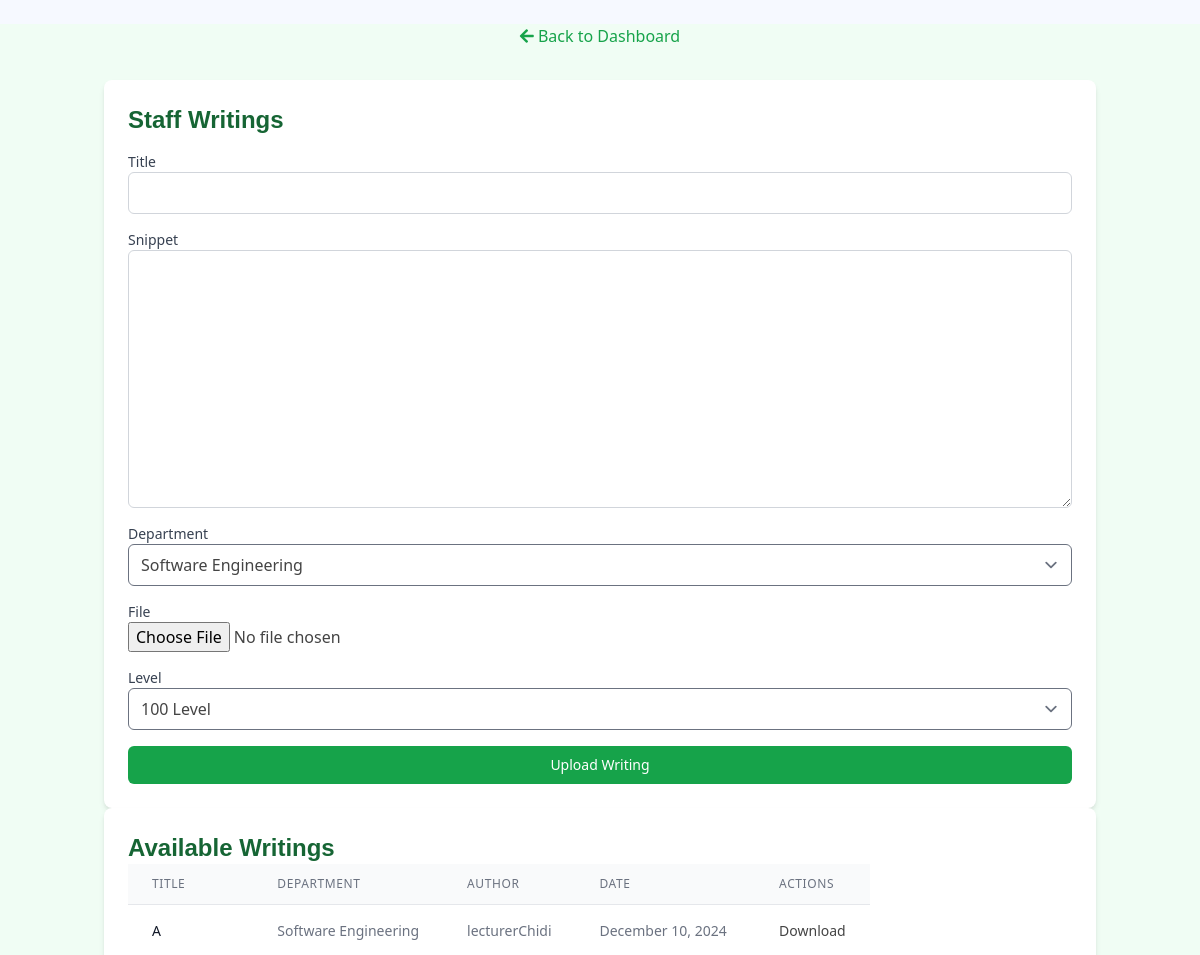
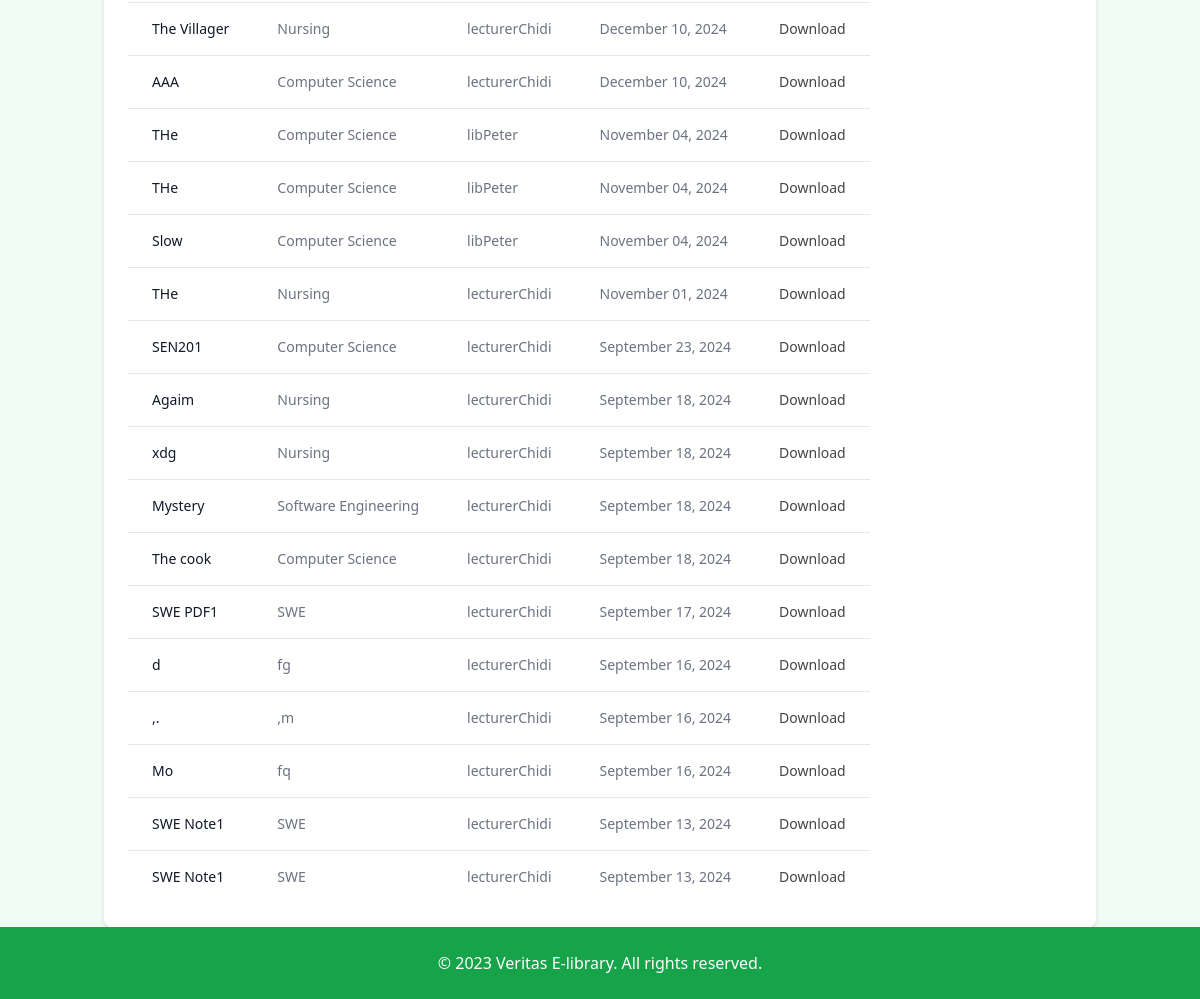
Screenshot of /uploads/ with the database file from the repository (2 pictures, top to bottom).
### uploads/models.py (models this page shows, shortened)
class StaffWriting(models.Model):
    title = models.CharField(max_length=200)
    author = models.ForeignKey(User, on_delete=models.CASCADE)
    level=models.CharField(max_length=200, default="100 Level",choices=[
        ('100 Level', "100 Level"),
        ('200 Level', "200 Level"),
        ('300 Level', "300 Level"),
         ('400 Level', "400 Level")
    ])
    department=models.CharField(max_length=200, default="Software Engineering",choices=[
        ('Software Engineering', "Software Engineering"),
        ('Computer Science', "Computer Science"),
        ('Nursing', "Nursing"),
    ])
    snippet = models.TextField()
    created_at = models.DateTimeField(auto_now_add=True)
    updated_at = models.DateTimeField(auto_now=True)
    file = models.FileField(upload_to='staff_writings/', null=True, blank=True)

### uploads/views.py (the view)
# urls.py: path('', staff_writing_upload_page, name='staff_writing_upload_page'),
def staff_writing_upload_page(request):
    writings = StaffWriting.objects.all().order_by('-created_at')
    if request.method == 'POST':
        form = StaffWritingForm(request.POST, request.FILES)
        if form.is_valid():
            writing = form.save(commit=False)
            writing.author = request.user
            writing.save()
            messages.success(request, 'Your writing has been uploaded successfully!')
            return redirect('staff_writing_upload_page')
    else:
        form = StaffWritingForm()
    return render(request, 'uploads/staff_writing_upload.html', {
        'form': form,
        'writings': writings,
    })

### uploads/templates/uploads/staff_writing_upload.html (shortened to what this page needs)
{% extends "core/base.html" %}
{% load static %}
{% block body %}
<div class="bg-green-50 min-h-screen font-sans">
    <div class="mt-6 text-center">
        <a href="{% url 'nav_home' %}" class="text-green-600 hover:text-green-800 transition duration-300 ease-in-out">
            <i class="fas fa-arrow-left mr-2"></i>
            Back to Dashboard
        </a>
    </div>
    <main class="container mx-auto mt-8 px-4">
        <div class="bg-white rounded-lg shadow-md p-6">
            <h2 class="text-2xl font-bold text-green-800 mb-6">Staff Writings</h2>
            <form method="POST" enctype="multipart/form-data" class="space-y-4">
                {% for field in form %}
                <div>
                    <label for="{{ field.id_for_label }}" class="block text-sm font-medium text-gray-700">{{ field.label }}</label>
                    {{ field }}
                </div>
                {% endfor %}
                <div>
                    <button type="submit" class="w-full flex justify-center py-2 px-4 border border-transparent rounded-md shadow-sm text-sm font-medium text-white bg-green-600 hover:bg-green-700 focus:outline-none focus:ring-2 focus:ring-offset-2 focus:ring-green-500">
                        Upload Writing
                    </button>
                </div>
            </form>
        </div>
        <div class="mt-12 bg-white rounded-lg shadow-md p-6">
            <h2 class="text-2xl font-bold text-green-800 mb-6">Available Writings</h2>
            <div class="overflow-x-auto">
                <table class="min-w-full divide-y divide-gray-200">
                    <thead class="bg-gray-50">
                        <tr>
                            <th scope="col" class="px-6 py-3 text-left text-xs font-medium text-gray-500 uppercase tracking-wider">Title</th>
                            <th scope="col" class="px-6 py-3 text-left text-xs font-medium text-gray-500 uppercase tracking-wider">Department</th>
                            <th scope="col" class="px-6 py-3 text-left text-xs font-medium text-gray-500 uppercase tracking-wider">Author</th>
                            <th scope="col" class="px-6 py-3 text-left text-xs font-medium text-gray-500 uppercase tracking-wider">Date</th>
                            <th scope="col" class="px-6 py-3 text-left text-xs font-medium text-gray-500 uppercase tracking-wider">Actions</th>
                        </tr>
                    </thead>
                    <tbody class="bg-white divide-y divide-gray-200">
                        {% for writing in writings %}
                        <tr>
                            <td class="px-6 py-4 whitespace-nowrap">
                                <div class="text-sm font-medium text-gray-900">{{ writing.title }}</div>
                            </td>
                            <td class="px-6 py-4 whitespace-nowrap">
                                <div class="text-sm text-gray-500">{{ writing.department }}</div>
                            </td>
                            <td class="px-6 py-4 whitespace-nowrap">
                                <div class="text-sm text-gray-500">{{ writing.author }}</div>
                            </td>
                            <td class="px-6 py-4 whitespace-nowrap text-sm text-gray-500">
                                {{ writing.created_at|date:"F d, Y" }}
                            </td>
                            <td class="px-6 py-4 whitespace-nowrap text-sm font-medium">
                                {% if writing.file %}
                                    <a href="{% url "file_download" writing.id %}" class="text-blue-600 hover:text-blue-900">Download</a>
                                {% else %}
                                    <span class="text-gray-400">No file</span>
                                {% endif %}
                            </td>
                        </tr>
                        {% empty %}
                        <tr>
                            <td colspan="5" class="px-6 py-4 whitespace-nowrap text-sm text-gray-500 text-center">
                                No writings available at the moment.
                            </td>
                        </tr>
                        {% endfor %}
                    </tbody>
                </table>
            </div>
        </div>
    </main>
    <footer class="bg-green-600 text-white mt-12">
        <div class="container mx-auto px-4 py-6 text-center">
            <p>&copy; 2023 Veritas E-library. All rights reserved.</p>
        </div>
    </footer>
</div>
{% endblock %}

### rows the page displays
StaffWriting: title "A", department "Software Engineering", author "lecturerChidi", created_at "December 10, 2024", shows "Download"
StaffWriting: title "The Villager", department "Nursing", author "lecturerChidi", created_at "December 10, 2024", shows "Download"
StaffWriting: title "AAA", department "Computer Science", author "lecturerChidi", created_at "December 10, 2024", shows "Download"
StaffWriting: title "THe", department "Computer Science", author "libPeter", created_at "November 04, 2024", shows "Download"
StaffWriting: title "THe", department "Computer Science", author "libPeter", created_at "November 04, 2024", shows "Download"
StaffWriting: title "Slow", department "Computer Science", author "libPeter", created_at "November 04, 2024", shows "Download"
StaffWriting: title "THe", department "Nursing", author "lecturerChidi", created_at "November 01, 2024", shows "Download"
StaffWriting: title "SEN201", department "Computer Science", author "lecturerChidi", created_at "September 23, 2024", shows "Download"
StaffWriting: title "Agaim", department "Nursing", author "lecturerChidi", created_at "September 18, 2024", shows "Download"
StaffWriting: title "xdg", department "Nursing", author "lecturerChidi", created_at "September 18, 2024", shows "Download"
StaffWriting: title "Mystery", department "Software Engineering", author "lecturerChidi", created_at "September 18, 2024", shows "Download"
StaffWriting: title "The cook", department "Computer Science", author "lecturerChidi", created_at "September 18, 2024", shows "Download"
StaffWriting: title "SWE PDF1", department "SWE", author "lecturerChidi", created_at "September 17, 2024", shows "Download"
StaffWriting: title "d", department "fg", author "lecturerChidi", created_at "September 16, 2024", shows "Download"
StaffWriting: title ",.", department ",m", author "lecturerChidi", created_at "September 16, 2024", shows "Download"
StaffWriting: title "Mo", department "fq", author "lecturerChidi", created_at "September 16, 2024", shows "Download"
StaffWriting: title "SWE Note1", department "SWE", author "lecturerChidi", created_at "September 13, 2024", shows "Download"
StaffWriting: title "SWE Note1", department "SWE", author "lecturerChidi", created_at "September 13, 2024", shows "Download"

### other values shown
{{ field.label }} "Title" "Snippet" "Department" "File" "Level"
